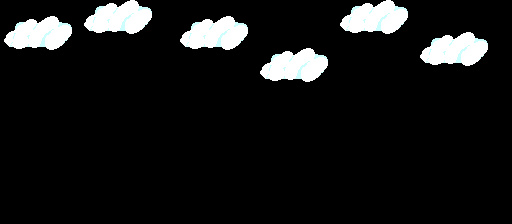

Rendered tile map (Tiled .tmx) drawn with the repository's tilesets; below, a short description and the full map source, tile grids included:
An orthogonal 32x14 tile map with 16x16 px tiles, 1 tile layer (Tile Layer 1).

<map version="1.2" tiledversion="1.3.0" orientation="orthogonal" renderorder="right-down" compressionlevel="-1" width="32" height="14" tilewidth="16" tileheight="16" infinite="0" nextlayerid="2" nextobjectid="1">
 <tileset firstgid="1" source="cloud.tsx" />
 <layer id="1" name="Tile Layer 1" width="32" height="14">
  <data encoding="csv">
15,15,15,15,15,1,2,3,4,5,15,15,15,15,15,15,15,15,15,15,15,1,2,3,4,5,15,15,15,15,15,15,
1,2,3,4,5,6,7,8,9,10,15,1,2,3,4,5,15,15,15,15,15,6,7,8,9,10,15,15,15,15,15,15,
6,7,8,9,10,11,12,13,14,15,15,6,7,8,9,10,15,15,15,15,15,11,12,13,14,15,1,2,3,4,5,15,
11,12,13,14,15,15,15,15,15,15,15,11,12,13,14,15,1,2,3,4,5,15,15,15,15,15,6,7,8,9,10,15,
15,15,15,15,15,15,15,15,15,15,15,15,15,15,15,15,6,7,8,9,10,15,15,15,15,15,11,12,13,14,15,15,
15,15,15,15,15,15,15,15,15,15,15,15,15,15,15,15,11,12,13,14,15,15,15,15,15,15,15,15,15,15,15,15,
15,15,15,15,15,15,15,15,15,15,15,15,15,15,15,15,15,15,15,15,15,15,15,15,15,15,15,15,15,15,15,15,
15,15,15,15,15,15,15,15,15,15,15,15,15,15,15,15,15,15,15,15,15,15,15,15,15,15,15,15,15,15,15,15,
15,15,15,15,15,15,15,15,15,15,15,15,15,15,15,15,15,15,15,15,15,15,15,15,15,15,15,15,15,15,15,15,
15,15,15,15,15,15,15,15,15,15,15,15,15,15,15,15,15,15,15,15,15,15,15,15,15,15,15,15,15,15,15,15,
15,15,15,15,15,15,15,15,15,15,15,15,15,15,15,15,15,15,15,15,15,15,15,15,15,15,15,15,15,15,15,15,
15,15,15,15,15,15,15,15,15,15,15,15,15,15,15,15,15,15,15,15,15,15,15,15,15,15,15,15,15,15,15,15,
15,15,15,15,15,15,15,15,15,15,15,15,15,15,15,15,15,15,15,15,15,15,15,15,15,15,15,15,15,15,15,15,
15,15,15,15,15,15,15,15,15,15,15,15,15,15,15,15,15,15,15,15,15,15,15,15,15,15,15,15,15,15,15,15
</data>
 </layer>
</map>
